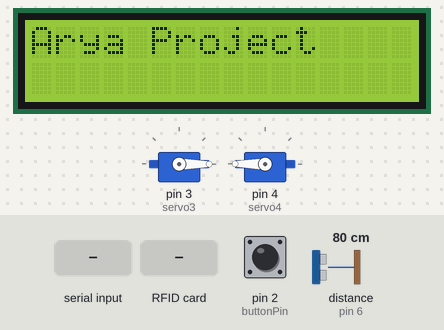
Recording of a sketch running on a simulated Arduino Uno, built with avr-gcc and run on an emulated ATmega328P. Shown: 2 × servo, 16×2 character LCD. Wiring (inferred from the names in the program): ultrasonic range finder: trigger pin 5; echo pin 6. The test bench sets the inputs (shaded band); at power-on: pin 2 (buttonPin) HIGH, distance to the obstacle (sensor on pin 6) 80 cm. The echo pulse lasts 58.3 µs per cm; what the sketch prints to the serial monitor is not drawn.

Above: at 1.3 s.
1.4 s: "PAYMENT_SUCCESS\n" received over Serial
At 3.3 s:
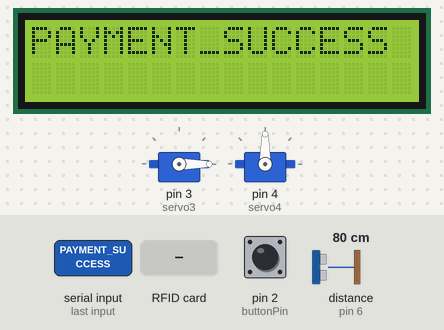
5.6 s: RFID card 5E 7A 19 C4 held to the reader
At 8.5 s:
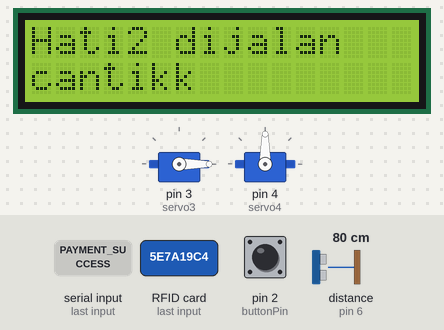
9.8 s: "1\n" received over Serial
At 16.0 s:
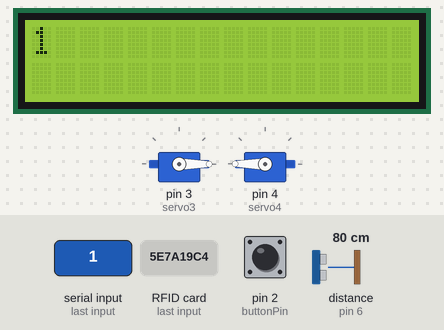
Timing chart, 0 to 17.5 s (numbered marks = the images above; inputs shaded):
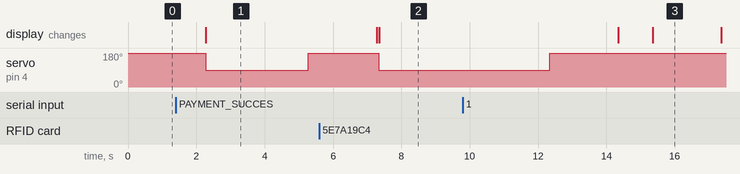

Measured:
- after the input at 1.4 s, servo on pin 4 (servo4): 180° → 90° after 0.88 s, → 180° 3.0 s later; the display: changes after 0.88 s (image 1)
- after the input at 5.6 s, servo on pin 4 (servo4): 180° → 90° after 1.7 s; the display: first differs from a run without the input after 1.7 s (image 2)
- after the input at 9.8 s, the display: first differs from a run without the input after 5.6 s (image 3)

The sketch:

project_arya.ino
```cpp
#include <SPI.h>
#include <MFRC522.h>
#include <Servo.h>
#include <LiquidCrystal.h>

#define SS_PIN 10
#define RST_PIN 9

LiquidCrystal lcd(14, 15, 16, 17, 18, 19);

MFRC522 rfid(SS_PIN, RST_PIN);  // Instance

Servo servo3;
Servo servo4;
const int buttonPin = 2;
int buttonState = 0;

const int trigPin = 5;
const int echoPin = 6;

void setup() {
  Serial.begin(9600);   // Serial monitor
  SPI.begin();          // Init SPI bus
  rfid.PCD_Init();      // Init RC522

  pinMode(buttonPin, INPUT_PULLUP);
  Serial.begin(9600);
  servo3.attach(3);
  servo4.attach(4);
  servo3.write(0);
  servo4.write(180);

  pinMode(trigPin, OUTPUT);
  pinMode(echoPin, INPUT);

  lcd.begin(16, 2);
  lcd.print("Arya Project");
}

void loop() {

  digitalWrite(trigPin, LOW);
  delayMicroseconds(2);
  digitalWrite(trigPin, HIGH);
  delayMicroseconds(10);
  digitalWrite(trigPin, LOW);

  long duration = pulseIn(echoPin, HIGH);
  int distance = duration * 0.034 / 2;
  delay(50);

//  Serial.println(distance);

  if (rfid.PICC_IsNewCardPresent() && rfid.PICC_ReadCardSerial()) {
    String uuid = "";
    for (byte i = 0; i < rfid.uid.size; i++) {
      uuid += (rfid.uid.uidByte[i] < 0x10 ? "0" : "");
      uuid += (rfid.uid.uidByte[i], HEX);
    }
    Serial.print(uuid);
    Serial.println();  // Kirim UID ke serial
    servo4.write(90);
    lcd.clear();
    lcd.print("Hati2 dijalan");
    lcd.setCursor(0, 1);
    lcd.print("cantikk");
    delay(5000);
    servo4.write(180);
    delay(2000);
    lcd.clear();
    lcd.print("Lakukan");
    lcd.setCursor(0, 1);
    lcd.print("Pembayaran");
  }

  buttonState = digitalRead(buttonPin);
  if(buttonState == LOW) {
    if(distance <= 5) {
      servo3.write(90);
    }
  } else {
    if(distance >= 10) {
      delay(1000);
      servo3.write(0);
    }
  }


  if (Serial.available()) {
    String cmd = Serial.readStringUntil('\n');
    lcd.clear();
    lcd.print(cmd);
    if(cmd == "PAYMENT_SUCCESS") {
      servo4.write(90);
      delay(3000);
      servo4.write(180);
    }
    delay(2000);
    lcd.clear();
    lcd.print("Lakukan");
    lcd.setCursor(0, 1);
    lcd.print("Pembayaran");
  }
}
```
